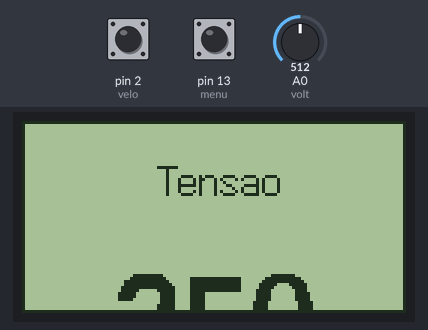
Simulated run of this sketch. Board: Arduino Uno, built with avr-gcc and run on an emulated ATmega328P. On the bench: 128×64 one-colour display. The test bench sets the inputs (shaded band); at power-on: pin 13 (menu) HIGH, A0 (volt) = 512, pin 2 (velo) HIGH. What the sketch prints to the serial monitor is not drawn.

Above: at 1.2 s.
1.3 s: pin 13 (menu) pulled LOW for 0.15 s
At 2.3 s:
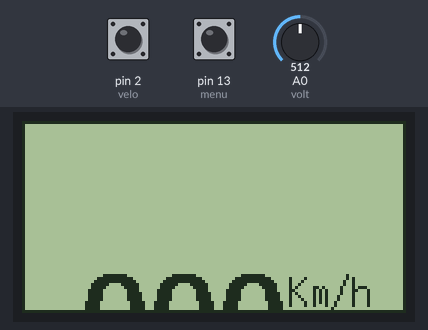
3.2 s: pin 13 (menu) pulled LOW for 1 s
At 5.9 s:
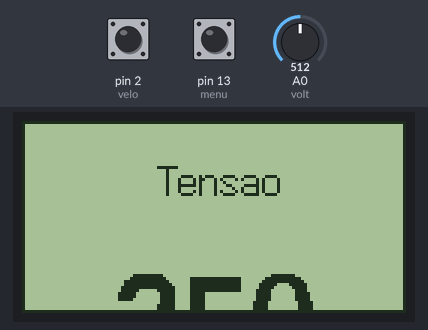
6.2 s: A0 (volt) set to 463
At 7.3 s:
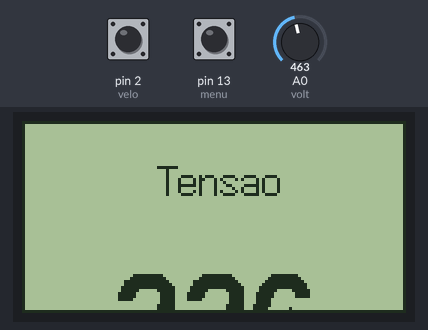
7.9 s: A0 (volt) set to 462
At 8.9 s:
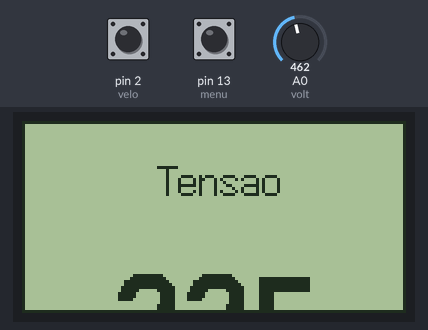
9.7 s: pin 13 (menu) pulled LOW for 3.2 s
At 14.1 s:
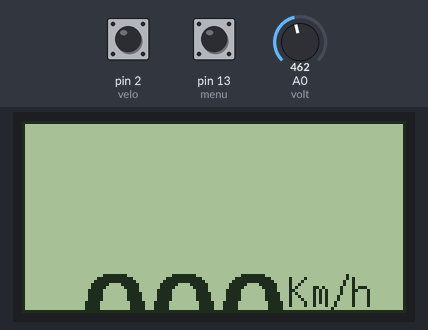
Timing chart, 0 to 15.6 s (numbered marks = the images above; inputs shaded):
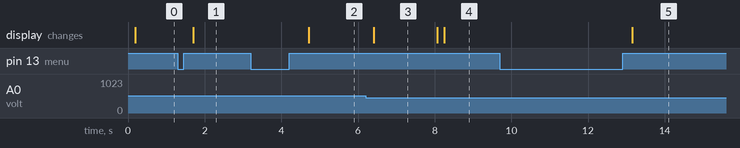

The sketch:

Velocimetro1.1.ino
```cpp
#include "U8glib.h"

#define velo 2
#define menu 13
#define volt A0

U8GLIB_ST7920_128X64_1X u8g(4, 5, 6, 3);	// SPI Com: SCK = en = 18, MOSI = rw = 16, CS = di = 17

float mmSeg;
int kmH, bot = 0, bot2 = 0;
unsigned long perimRoda = 1400;//mm 2*Pi*r
unsigned long tempoAnt, tempoPulso;

unsigned long timeold;

int tensao;
int espera;


int disp = 2;


void setup(void) {

  Serial.begin(9600);
  pinMode(velo, INPUT);
  // flip screen, if required
  u8g.setRot180();

  // set SPI backup if required
  //u8g.setHardwareBackup(u8g_backup_avr_spi);

  // assign default color value
  if ( u8g.getMode() == U8G_MODE_R3G3B2 ) {
    u8g.setColorIndex(255);     // white
  }
  else if ( u8g.getMode() == U8G_MODE_GRAY2BIT ) {
    u8g.setColorIndex(3);         // max intensity
  }
  else if ( u8g.getMode() == U8G_MODE_BW ) {
    u8g.setColorIndex(1);         // pixel on
  }
  else if ( u8g.getMode() == U8G_MODE_HICOLOR ) {
    u8g.setHiColorByRGB(255, 255, 255);
  }
  u8g_prepare();

  attachInterrupt(digitalPinToInterrupt(velo), velocimetro, HIGH);


}

void loop(void) {
  // picture loop


  botao();
  if (millis() - timeold >= espera)
  {
    timeold = millis();

    u8g.firstPage();
    do {
      draw();
    } while ( u8g.nextPage() );
  }

}

void botao()
{
  if (!digitalRead(menu))bot2 = 1;         //Botão M pressionado? Seta flag
  if (digitalRead(menu) && bot2)            //Botão P solto e flag setada?
  {
    bot2 = 0;

    disp ++;
    if(disp > 2)disp=1;
  }
}

void draw(void)
{


  switch (disp) //Carrega a tela correspondente
  {
    case 1:
      espera = 500;
      u8g_Tela1();
      break;
    case 2:
      voltimetro();
      espera = 150;
      u8g_Tela2();
      break;

  }

}

void u8g_Tela1()
{
  u8g.setColorIndex(1);
  u8g.setFont(u8g_font_fub30);

  if (kmH < 10) {

    u8g.setPrintPos(20, 50);
    u8g.print("00");
    u8g.print(kmH);
  }
  if (kmH > 9 && kmH < 100) {

    u8g.setPrintPos(20, 50);
    u8g.print("0");
    u8g.print(kmH);
  }
  if (kmH > 99 && kmH < 1000) {
    u8g.setPrintPos(20, 50);
    u8g.print(kmH);

  }
  if (kmH > 999) {
    u8g.setPrintPos(20, 50);
    u8g.print("----");
  }

  u8g.setFont(u8g_font_7x14);
  u8g.print("Km/h");
  u8g.drawFrame(0, 0, 128, 64);

}


void u8g_Tela2()
{
  u8g.setFont(u8g_font_7x14);
  u8g.setPrintPos(45, 13);
  u8g.print("Tensao");
  u8g.drawFrame(0, 0, 128, 64);

  u8g.setFont(u8g_font_fub30);
  u8g.setPrintPos(30, 50);

  if (tensao < 10) {

    u8g.print("  ");
    u8g.print(tensao);
  }
  if (tensao > 9 && tensao < 100) {


    u8g.print(" ");
    u8g.print(tensao);
  }
  if (tensao > 99 && tensao < 1000) {
    u8g.print(tensao);

  }


}


void velocimetro()
{
  if (!digitalRead(velo))bot = 1;         //Botão M pressionado? Seta flag
  if (digitalRead(velo) && bot)            //Botão P solto e flag setada?
  {
    bot = 0;
    if (millis() != tempoAnt) {

      tempoPulso = millis() - tempoAnt;
      tempoAnt = millis();

      Serial.print("Pulso+: ");
      Serial.println(tempoPulso);

      mmSeg = ((1000 * perimRoda) / tempoPulso);

      //Serial.print("mm/seg: ");
      //Serial.println(mmSeg);

      kmH = mmSeg * 0.0036;

      Serial.print("Km/h: ");
      Serial.println(kmH);
      Serial.println("\n");
    }

  }

}

void voltimetro()
{

  tensao = map(analogRead(volt), 0, 1023, 0, 500);

  //tensao = (sensorValue * 5.0) / 1023;

  Serial.print("Tensao1: ");
  Serial.println(tensao);


}


void u8g_prepare()
{
  u8g.setFont(u8g_font_6x10);
  u8g.setFontRefHeightExtendedText();
  u8g.setDefaultForegroundColor();
  u8g.setFontPosTop();
}
```

Measured:
- after the input at 1.3 s, the display: changes after 0.41 s (image 1)
- after the input at 3.2 s, the display: changes after 1.5 s (image 2)
- after the input at 6.2 s, the display: changes after 0.21 s (image 3)
- after the input at 7.9 s, the display: first changes after 0.17 s (image 4 shows a later state)
- after the input at 9.7 s, the display: changes after 3.5 s (image 5)
